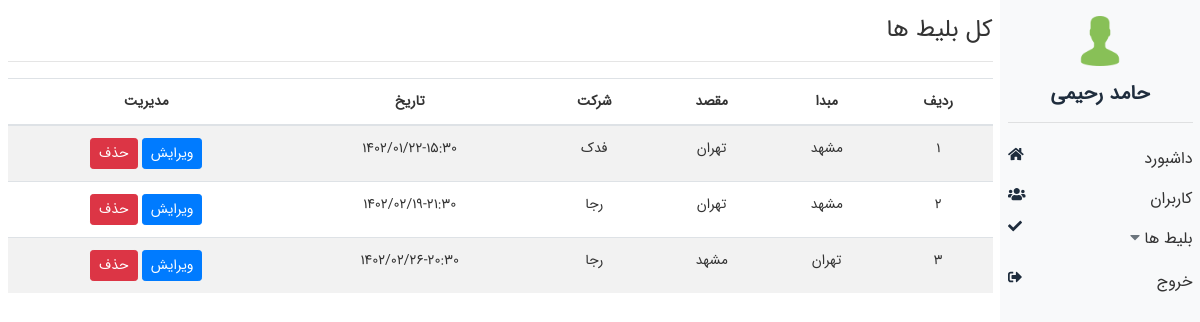
The app's page /admin/all.php (signed in) with its own data.
### tables this page shows
CREATE TABLE `ticket` (
  `id` int(10) UNSIGNED NOT NULL,
  `company` varchar(255) DEFAULT NULL,
  `catid` int(11) DEFAULT NULL,
  `price` int(11) DEFAULT NULL,
  `capacity` int(11) NOT NULL,
  `orgin` varchar(255) DEFAULT NULL,
  `destination` varchar(255) DEFAULT NULL,
  `starttime` varchar(255) DEFAULT NULL,
  `startdate` varchar(255) DEFAULT NULL,
  `pic` varchar(255) DEFAULT NULL,
  `created_at` int(11) DEFAULT NULL
);

### admin/all.php (the view, shortened to what this page needs)
<!doctype html>
<html lang="fa">
<head>
    <link rel="stylesheet" href="../css/bootstrap.min.css">
    <link rel="stylesheet" href="../css/adminlte.min.css">
    <link rel="stylesheet" href="../css/admin.css">
</head>
<body>
<div class="container-fluid">
    <div class="row">
        <div class="col-2 admin-menu text-center bg-light py-3">
            <?php
            include("menu.php");
            ?>
        </div>
        <div class="col-10 admin-content text-right py-3">
            <h4>کل بلیط ها</h4>
            <hr>
            <table class="table table-striped table-hover text-center">
                <thead>
                <tr>
                    <th>ردیف</th>
                    <th>مبدا</th>
                    <th>مقصد</th>
                    <th>شرکت</th>
                    <th>تاریخ</th>
                    <th>مدیریت</th>
                </tr>
                </thead>
                <tbody>
                <?php
                $sql = "SELECT * FROM ticket GROUP BY id DESC";
                $result = $conn->prepare($sql);
                $result->execute();
                if ($result->rowCount() > 0) {
                    $id = 1;
                    $results = $result->fetchAll();
                    foreach ($results as $result) {
                        ?>
                        <tr>
                            <td><?php echo $id++ ?></td>
                            <td><?=$result['orgin']?></td>
                            <td><?=$result['destination']?></td>
                            <td><?=$result['company']?></td>
                            <td><?=$result['startdate']?>-<?=$result['starttime']?></td>
                            <td>
                                <a href="add.php?edit=<?php echo $result['id'] ?>"
                                   class="btn btn-sm btn-primary">ویرایش</a>
                                <a href="all.php?delete=<?php echo $result['id'] ?>"
                                   class="btn btn-sm btn-danger">حذف</a>
                            </td>
                        </tr>
                        <?php
                    }
                }
                ?>
                </tbody>
            </table>
        </div>
    </div>
</div>
</body>
</html>

### admin/menu.php (shortened to what this page needs)
<img src="../img/user.png" class="img-fluid" alt="" width="50" height="50">
<h5 class="font-weight-bold pt-3"><?php echo $_SESSION['user'] ?></h5>
<hr>
<nav class="text-right">
    <div class="d-flex justify-content-between py-2">
        <a class="d-block" href="index.php">داشبورد</a>
        <i class="fas fa-home"></i>
    </div>
    <div class="d-flex justify-content-between py-2">
        <a class="d-block" href="all-users.php">کاربران</a>
        <i class="fas fa-users"></i>
    </div>
    <ul class="nav nav-sidebar d-flex justify-content-between p-0" data-widget="treeview">
        <li class="nav-item"><a href="" class="nav-link px-0">بلیط ها<i class="fas fa-caret-down mr-1 text-muted"></i></a>
        </li>
        <i class="fas fa-check"></i>
    </ul>
    <div class="d-flex justify-content-between py-2">
        <a class="d-block" href="logout.php">خروج</a>
        <i class="fas fa-sign-out-alt "></i>
    </div>
</nav>

### css/admin.css (style rules this page uses)
body { direction: rtl; padding: 0; margin: 0; font-family: 'IRANSansWeb'; font-size: 14px; color: #333333; }
a { text-decoration: none; }
.admin-menu { height: 100vh; }
.admin-menu a { color: #333333; font-size: 16px; }

### records on screen
ticket: orgin "مشهد", destination "تهران", company "فدک", startdate "1402/01/22", starttime "15:30"
ticket: orgin "مشهد", destination "تهران", company "رجا", startdate "1402/02/19", starttime "21:30"
ticket: orgin "تهران", destination "مشهد", company "رجا", startdate "1402/02/26", starttime "20:30"

### other values on screen
$_SESSION['user'] "حامد رحیمی"
